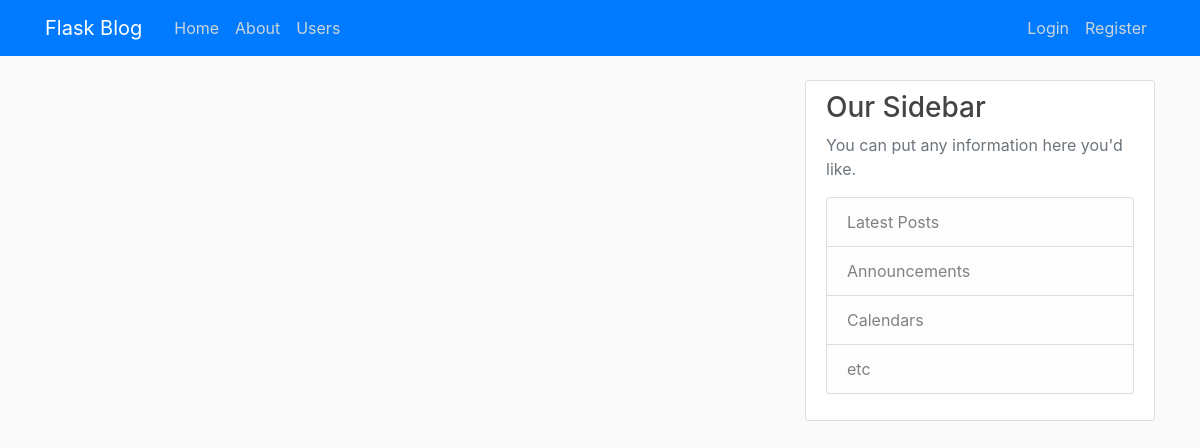
Page /home on the earlier database version.
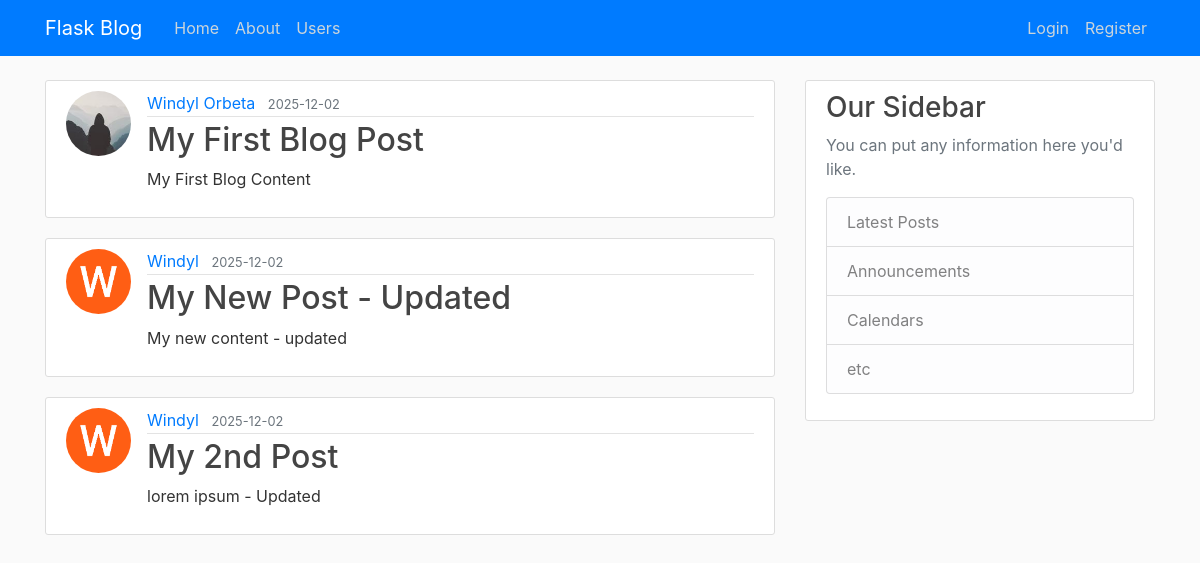
Same page on the later database version.
### flaskblog/models.py (models this page shows, shortened)
class Post(db.Model):
    id = db.Column(db.Integer, primary_key=True)
    title = db.Column(db.String(100), nullable=False)
    date_posted = db.Column(db.DateTime, nullable=False, default=datetime.utcnow)
    content = db.Column(db.Text, nullable=False)
    user_id = db.Column(db.Integer, db.ForeignKey('user.id'), nullable=False)

class User(db.Model, UserMixin):
    id = db.Column(db.Integer, primary_key=True)
    username = db.Column(db.String(20), unique=True, nullable=False)
    email = db.Column(db.String(120), unique=True, nullable=False)
    image_file = db.Column(db.String(20), nullable=False, default='default.jpg')
    password = db.Column(db.String(60), nullable=False)
    posts = db.relationship('Post', backref='author', lazy=True)

### flaskblog/routes.py (the view)
@app.route("/")
@app.route("/home")
def home():
    posts = Post.query.all()
    return render_template('home.html', posts=posts)

### flaskblog/Templates/home.html
{% extends "layout.html" %}
{% block content %}
    {% for post in posts %}
        <article class="media content-section">
          <img class="rounded-circle article-img" src="{{ url_for('static', filename='profile_pics/' + post.author.image_file)}}">
          <div class="media-body">
            <div class="article-metadata">
              <a class="mr-2" href="#">{{ post.author.username }}</a>
              <small class="text-muted">{{ post.date_posted.strftime('%Y-%m-%d') }}</small>
            </div>
            <h2><a class="article-title" href="{{ url_for('post', post_id=post.id) }}">{{ post.title }}</a></h2>
            <p class="article-content">{{ post.content }}</p>
          </div>
        </article>
    {% endfor %}
{% endblock content %}

### flaskblog/Templates/layout.html (shortened to what this page needs)
<!DOCTYPE html>
<html>
<head>
    <link rel="stylesheet" href="https://maxcdn.bootstrapcdn.com/bootstrap/4.0.0/css/bootstrap.min.css">
    <link rel="stylesheet" type="text/css" href="{{ url_for('static', filename='main.css') }}">
</head>
<body>
    <header class="site-header">
      <nav class="navbar navbar-expand-md navbar-dark bg-primary fixed-top">
        <div class="container">
          <a class="navbar-brand mr-4" href="/">Flask Blog</a>
          <div class="collapse navbar-collapse" id="navbarToggle">
            <div class="navbar-nav mr-auto">
              <a class="nav-item nav-link" href="{{ url_for('home') }}">Home</a>
              <a class="nav-item nav-link" href="{{ url_for('about') }}">About</a>
              <a class="nav-item nav-link" href="{{ url_for('users') }}">Users</a>
            </div>
            <div class="navbar-nav">
              {% if current_user.is_authenticated %}
                <a class="nav-item nav-link" href="{{ url_for('new_post') }}">New Post</a>
                <a class="nav-item nav-link" href="{{ url_for('account') }}">Accout</a>
                <a class="nav-item nav-link" href="{{ url_for('logout') }}">logout</a>
              {% else %}
                <a class="nav-item nav-link" href="{{ url_for('login') }}">Login</a>
                <a class="nav-item nav-link" href="{{ url_for('register') }}">Register</a>
              {% endif %}
            </div>
          </div>
        </div>
      </nav>
    </header>
    <main role="main" class="container">
      <div class="row">
        <div class="col-md-8">
          {% block content %}{% endblock %}
        </div>
        <div class="col-md-4">
          <div class="content-section">
            <h3>Our Sidebar</h3>
            <p class='text-muted'>You can put any information here you'd like.
              <ul class="list-group">
                <li class="list-group-item list-group-item-light">Latest Posts</li>
                <li class="list-group-item list-group-item-light">Announcements</li>
                <li class="list-group-item list-group-item-light">Calendars</li>
                <li class="list-group-item list-group-item-light">etc</li>
              </ul>
            </p>
          </div>
        </div>
      </div>
    </main>
</body>
</html>

### flaskblog/static/main.css (style rules this page uses)
body { background-color: #7a7a7a; }
body { background: #fafafa; color: #333333; margin-top: 5rem; }
h1, h2, h3, h4, h5, h6 { color: #444444; }
.site-header .navbar-nav .nav-link { color: #cbd5db; }
.content-section { background: #ffffff; padding: 10px 20px; border: 1px solid #dddddd; border-radius: 3px; margin-bottom: 20px; }
.article-title { color: #444444; }
.article-content { white-space: pre-line; }
.article-img { height: 65px; width: 65px; margin-right: 16px; }
.article-metadata { padding-bottom: 1px; margin-bottom: 4px; border-bottom: 1px solid #e3e3e3 }

Differences in the rows shown:
added Post: image_file (picture), author.username "Windyl Orbeta", date_posted "2025-12-02", title "My First Blog Post", content "My First Blog Content"
added Post: image_file (placeholder picture), author.username "Windyl", date_posted "2025-12-02", title "My New Post - Updated", content "My new content - updated"
added Post: image_file (placeholder picture), author.username "Windyl", date_posted "2025-12-02", title "My 2nd Post", content "lorem ipsum - Updated"
